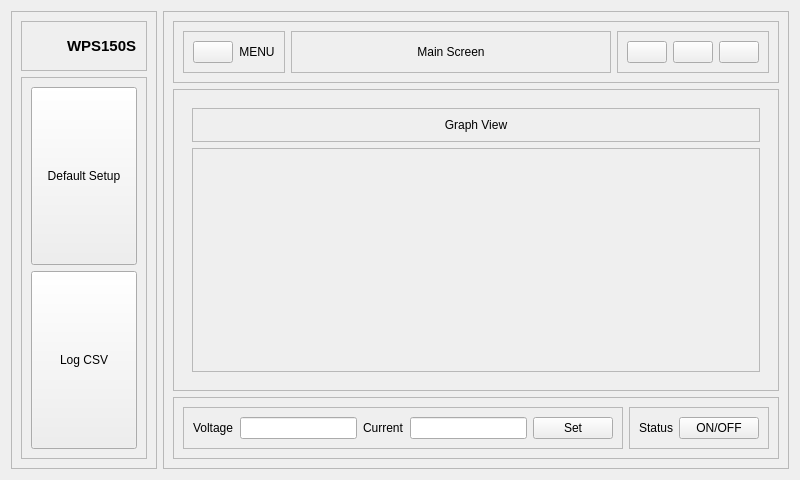
<?xml version="1.0" encoding="UTF-8"?>
<ui version="4.0">
 <class>MainApp</class>
 <widget class="QWidget" name="MainApp">
  <property name="geometry">
   <rect>
    <x>0</x>
    <y>0</y>
    <width>800</width>
    <height>480</height>
   </rect>
  </property>
  <property name="windowTitle">
   <string>Form</string>
  </property>
  <layout class="QHBoxLayout" name="horizontalLayout">
   <item>
    <widget class="QFrame" name="leftPanel">
     <property name="frameShape">
      <enum>QFrame::Shape::StyledPanel</enum>
     </property>
     <property name="frameShadow">
      <enum>QFrame::Shadow::Raised</enum>
     </property>
     <layout class="QVBoxLayout" name="verticalLayout">
      <item>
       <widget class="QFrame" name="appLogo">
        <property name="frameShape">
         <enum>QFrame::Shape::StyledPanel</enum>
        </property>
        <property name="frameShadow">
         <enum>QFrame::Shadow::Raised</enum>
        </property>
        <layout class="QHBoxLayout" name="horizontalLayout_2">
         <item>
          <widget class="QLabel" name="logo">
           <property name="minimumSize">
            <size>
             <width>30</width>
             <height>30</height>
            </size>
           </property>
           <property name="maximumSize">
            <size>
             <width>30</width>
             <height>30</height>
            </size>
           </property>
           <property name="text">
            <string/>
           </property>
           <property name="pixmap">
            <pixmap resource="resources.qrc">:/icons/solar-linear-icons/magic-stick-3.svg</pixmap>
           </property>
           <property name="scaledContents">
            <bool>true</bool>
           </property>
          </widget>
         </item>
         <item>
          <widget class="QLabel" name="appName">
           <property name="font">
            <font>
             <pointsize>11</pointsize>
             <bold>true</bold>
            </font>
           </property>
           <property name="text">
            <string>WPS150S</string>
           </property>
          </widget>
         </item>
        </layout>
       </widget>
      </item>
      <item>
       <widget class="QFrame" name="setUpPanel">
        <property name="sizePolicy">
         <sizepolicy hsizetype="Preferred" vsizetype="Expanding">
          <horstretch>0</horstretch>
          <verstretch>0</verstretch>
         </sizepolicy>
        </property>
        <property name="frameShape">
         <enum>QFrame::Shape::StyledPanel</enum>
        </property>
        <property name="frameShadow">
         <enum>QFrame::Shadow::Raised</enum>
        </property>
        <layout class="QVBoxLayout" name="verticalLayout_2">
         <item>
          <widget class="QPushButton" name="defaultSetup">
           <property name="sizePolicy">
            <sizepolicy hsizetype="Minimum" vsizetype="Expanding">
             <horstretch>0</horstretch>
             <verstretch>0</verstretch>
            </sizepolicy>
           </property>
           <property name="text">
            <string>Default Setup</string>
           </property>
           <property name="icon">
            <iconset resource="resources.qrc">
             <normaloff>:/icons/solar-linear-icons/restart.svg</normaloff>:/icons/solar-linear-icons/restart.svg</iconset>
           </property>
           <property name="iconSize">
            <size>
             <width>30</width>
             <height>30</height>
            </size>
           </property>
          </widget>
         </item>
         <item>
          <widget class="QPushButton" name="logCSV">
           <property name="sizePolicy">
            <sizepolicy hsizetype="Minimum" vsizetype="Expanding">
             <horstretch>0</horstretch>
             <verstretch>0</verstretch>
            </sizepolicy>
           </property>
           <property name="text">
            <string>Log CSV</string>
           </property>
           <property name="icon">
            <iconset resource="resources.qrc">
             <normaloff>:/icons/solar-linear-icons/folder-with-files.svg</normaloff>:/icons/solar-linear-icons/folder-with-files.svg</iconset>
           </property>
           <property name="iconSize">
            <size>
             <width>30</width>
             <height>30</height>
            </size>
           </property>
          </widget>
         </item>
        </layout>
       </widget>
      </item>
     </layout>
    </widget>
   </item>
   <item>
    <widget class="QFrame" name="rightPanel">
     <property name="frameShape">
      <enum>QFrame::Shape::StyledPanel</enum>
     </property>
     <property name="frameShadow">
      <enum>QFrame::Shadow::Raised</enum>
     </property>
     <layout class="QVBoxLayout" name="verticalLayout_3">
      <item>
       <widget class="QFrame" name="optionPanel">
        <property name="frameShape">
         <enum>QFrame::Shape::StyledPanel</enum>
        </property>
        <property name="frameShadow">
         <enum>QFrame::Shadow::Raised</enum>
        </property>
        <layout class="QHBoxLayout" name="horizontalLayout_3">
         <item>
          <widget class="QFrame" name="menuPanel">
           <property name="sizePolicy">
            <sizepolicy hsizetype="Minimum" vsizetype="Minimum">
             <horstretch>0</horstretch>
             <verstretch>0</verstretch>
            </sizepolicy>
           </property>
           <property name="frameShape">
            <enum>QFrame::Shape::StyledPanel</enum>
           </property>
           <property name="frameShadow">
            <enum>QFrame::Shadow::Raised</enum>
           </property>
           <layout class="QHBoxLayout" name="horizontalLayout_13">
            <item alignment="Qt::AlignmentFlag::AlignLeft">
             <widget class="QPushButton" name="menuButton">
              <property name="text">
               <string/>
              </property>
              <property name="icon">
               <iconset resource="resources.qrc">
                <normaloff>:/icons/solar-linear-icons/menu-dots-circle.svg</normaloff>:/icons/solar-linear-icons/menu-dots-circle.svg</iconset>
              </property>
             </widget>
            </item>
            <item>
             <widget class="QLabel" name="menuLabel">
              <property name="text">
               <string>MENU</string>
              </property>
              <property name="alignment">
               <set>Qt::AlignmentFlag::AlignCenter</set>
              </property>
             </widget>
            </item>
           </layout>
          </widget>
         </item>
         <item>
          <widget class="QFrame" name="mainScreen">
           <property name="sizePolicy">
            <sizepolicy hsizetype="Expanding" vsizetype="Preferred">
             <horstretch>0</horstretch>
             <verstretch>0</verstretch>
            </sizepolicy>
           </property>
           <property name="frameShape">
            <enum>QFrame::Shape::StyledPanel</enum>
           </property>
           <property name="frameShadow">
            <enum>QFrame::Shadow::Raised</enum>
           </property>
           <layout class="QVBoxLayout" name="verticalLayout_15">
            <item>
             <widget class="QLabel" name="display">
              <property name="text">
               <string>Main Screen</string>
              </property>
              <property name="alignment">
               <set>Qt::AlignmentFlag::AlignCenter</set>
              </property>
             </widget>
            </item>
           </layout>
          </widget>
         </item>
         <item>
          <widget class="QFrame" name="appInterface">
           <property name="frameShape">
            <enum>QFrame::Shape::StyledPanel</enum>
           </property>
           <property name="frameShadow">
            <enum>QFrame::Shadow::Raised</enum>
           </property>
           <layout class="QHBoxLayout" name="horizontalLayout_12">
            <item>
             <widget class="QPushButton" name="minimize">
              <property name="text">
               <string/>
              </property>
              <property name="icon">
               <iconset resource="resources.qrc">
                <normaloff>:/icons/solar-linear-icons/minus-circle.svg</normaloff>:/icons/solar-linear-icons/minus-circle.svg</iconset>
              </property>
             </widget>
            </item>
            <item>
             <widget class="QPushButton" name="maximize">
              <property name="text">
               <string/>
              </property>
              <property name="icon">
               <iconset resource="resources.qrc">
                <normaloff>:/icons/solar-linear-icons/circle-top-up.svg</normaloff>:/icons/solar-linear-icons/circle-top-up.svg</iconset>
              </property>
             </widget>
            </item>
            <item>
             <widget class="QPushButton" name="quit">
              <property name="text">
               <string/>
              </property>
              <property name="icon">
               <iconset resource="resources.qrc">
                <normaloff>:/icons/solar-linear-icons/exit.svg</normaloff>:/icons/solar-linear-icons/exit.svg</iconset>
              </property>
             </widget>
            </item>
           </layout>
          </widget>
         </item>
        </layout>
       </widget>
      </item>
      <item>
       <widget class="QFrame" name="mainFrame">
        <property name="frameShape">
         <enum>QFrame::Shape::StyledPanel</enum>
        </property>
        <property name="frameShadow">
         <enum>QFrame::Shadow::Raised</enum>
        </property>
        <layout class="QVBoxLayout" name="verticalLayout_4">
         <item>
          <widget class="QStackedWidget" name="stackedWidget">
           <property name="currentIndex">
            <number>1</number>
           </property>
           <widget class="QWidget" name="basicView">
            <layout class="QVBoxLayout" name="verticalLayout_5">
             <item alignment="Qt::AlignmentFlag::AlignTop">
              <widget class="QFrame" name="header">
               <property name="frameShape">
                <enum>QFrame::Shape::StyledPanel</enum>
               </property>
               <property name="frameShadow">
                <enum>QFrame::Shadow::Raised</enum>
               </property>
               <layout class="QVBoxLayout" name="verticalLayout_6">
                <item alignment="Qt::AlignmentFlag::AlignTop">
                 <widget class="QLabel" name="basicViewLabel">
                  <property name="text">
                   <string>Basic View</string>
                  </property>
                  <property name="alignment">
                   <set>Qt::AlignmentFlag::AlignCenter</set>
                  </property>
                 </widget>
                </item>
               </layout>
              </widget>
             </item>
             <item>
              <widget class="QFrame" name="displayInfor">
               <property name="sizePolicy">
                <sizepolicy hsizetype="Preferred" vsizetype="Expanding">
                 <horstretch>0</horstretch>
                 <verstretch>0</verstretch>
                </sizepolicy>
               </property>
               <property name="frameShape">
                <enum>QFrame::Shape::StyledPanel</enum>
               </property>
               <property name="frameShadow">
                <enum>QFrame::Shadow::Raised</enum>
               </property>
               <layout class="QHBoxLayout" name="horizontalLayout_6">
                <item>
                 <widget class="QFrame" name="setupInfor">
                  <property name="frameShape">
                   <enum>QFrame::Shape::StyledPanel</enum>
                  </property>
                  <property name="frameShadow">
                   <enum>QFrame::Shadow::Raised</enum>
                  </property>
                  <layout class="QVBoxLayout" name="verticalLayout_9">
                   <item>
                    <widget class="QFrame" name="frame_16">
                     <property name="frameShape">
                      <enum>QFrame::Shape::StyledPanel</enum>
                     </property>
                     <property name="frameShadow">
                      <enum>QFrame::Shadow::Raised</enum>
                     </property>
                     <layout class="QVBoxLayout" name="verticalLayout_11">
                      <item alignment="Qt::AlignmentFlag::AlignTop">
                       <widget class="QLabel" name="label_7">
                        <property name="text">
                         <string>Setup</string>
                        </property>
                        <property name="alignment">
                         <set>Qt::AlignmentFlag::AlignCenter</set>
                        </property>
                       </widget>
                      </item>
                     </layout>
                    </widget>
                   </item>
                   <item>
                    <widget class="QFrame" name="frame_17">
                     <property name="sizePolicy">
                      <sizepolicy hsizetype="Preferred" vsizetype="Expanding">
                       <horstretch>0</horstretch>
                       <verstretch>0</verstretch>
                      </sizepolicy>
                     </property>
                     <property name="frameShape">
                      <enum>QFrame::Shape::StyledPanel</enum>
                     </property>
                     <property name="frameShadow">
                      <enum>QFrame::Shadow::Raised</enum>
                     </property>
                     <layout class="QVBoxLayout" name="verticalLayout_13">
                      <item>
                       <widget class="QFrame" name="frame_20">
                        <property name="frameShape">
                         <enum>QFrame::Shape::StyledPanel</enum>
                        </property>
                        <property name="frameShadow">
                         <enum>QFrame::Shadow::Raised</enum>
                        </property>
                        <layout class="QHBoxLayout" name="horizontalLayout_8">
                         <item alignment="Qt::AlignmentFlag::AlignLeft">
                          <widget class="QLabel" name="label_10">
                           <property name="text">
                            <string>Voltage</string>
                           </property>
                          </widget>
                         </item>
                         <item>
                          <widget class="QLCDNumber" name="setupVoltageDisplay">
                           <property name="sizePolicy">
                            <sizepolicy hsizetype="Expanding" vsizetype="Minimum">
                             <horstretch>0</horstretch>
                             <verstretch>0</verstretch>
                            </sizepolicy>
                           </property>
                           <property name="smallDecimalPoint">
                            <bool>false</bool>
                           </property>
                           <property name="digitCount">
                            <number>5</number>
                           </property>
                          </widget>
                         </item>
                        </layout>
                       </widget>
                      </item>
                      <item>
                       <widget class="QFrame" name="frame_21">
                        <property name="frameShape">
                         <enum>QFrame::Shape::StyledPanel</enum>
                        </property>
                        <property name="frameShadow">
                         <enum>QFrame::Shadow::Raised</enum>
                        </property>
                        <layout class="QHBoxLayout" name="horizontalLayout_9">
                         <item alignment="Qt::AlignmentFlag::AlignLeft">
                          <widget class="QLabel" name="label_11">
                           <property name="text">
                            <string>Curent</string>
                           </property>
                          </widget>
                         </item>
                         <item>
                          <widget class="QLCDNumber" name="setupCurrentDisplay">
                           <property name="sizePolicy">
                            <sizepolicy hsizetype="Expanding" vsizetype="Minimum">
                             <horstretch>0</horstretch>
                             <verstretch>0</verstretch>
                            </sizepolicy>
                           </property>
                          </widget>
                         </item>
                        </layout>
                       </widget>
                      </item>
                     </layout>
                    </widget>
                   </item>
                  </layout>
                 </widget>
                </item>
                <item>
                 <widget class="QFrame" name="outputInfor">
                  <property name="frameShape">
                   <enum>QFrame::Shape::StyledPanel</enum>
                  </property>
                  <property name="frameShadow">
                   <enum>QFrame::Shadow::Raised</enum>
                  </property>
                  <layout class="QVBoxLayout" name="verticalLayout_10">
                   <item>
                    <widget class="QFrame" name="frame_18">
                     <property name="frameShape">
                      <enum>QFrame::Shape::StyledPanel</enum>
                     </property>
                     <property name="frameShadow">
                      <enum>QFrame::Shadow::Raised</enum>
                     </property>
                     <layout class="QVBoxLayout" name="verticalLayout_12">
                      <item alignment="Qt::AlignmentFlag::AlignTop">
                       <widget class="QLabel" name="label_8">
                        <property name="text">
                         <string>Output</string>
                        </property>
                        <property name="alignment">
                         <set>Qt::AlignmentFlag::AlignCenter</set>
                        </property>
                       </widget>
                      </item>
                     </layout>
                    </widget>
                   </item>
                   <item>
                    <widget class="QFrame" name="frame_19">
                     <property name="sizePolicy">
                      <sizepolicy hsizetype="Preferred" vsizetype="Expanding">
                       <horstretch>0</horstretch>
                       <verstretch>0</verstretch>
                      </sizepolicy>
                     </property>
                     <property name="frameShape">
                      <enum>QFrame::Shape::StyledPanel</enum>
                     </property>
                     <property name="frameShadow">
                      <enum>QFrame::Shadow::Raised</enum>
                     </property>
                     <layout class="QVBoxLayout" name="verticalLayout_14">
                      <item>
                       <widget class="QFrame" name="frame_22">
                        <property name="frameShape">
                         <enum>QFrame::Shape::StyledPanel</enum>
                        </property>
                        <property name="frameShadow">
                         <enum>QFrame::Shadow::Raised</enum>
                        </property>
                        <layout class="QHBoxLayout" name="horizontalLayout_11">
                         <item alignment="Qt::AlignmentFlag::AlignLeft">
                          <widget class="QLabel" name="label_12">
                           <property name="text">
                            <string>Voltage</string>
                           </property>
                          </widget>
                         </item>
                         <item>
                          <widget class="QLCDNumber" name="outputVoltageDisplay">
                           <property name="sizePolicy">
                            <sizepolicy hsizetype="Expanding" vsizetype="Minimum">
                             <horstretch>0</horstretch>
                             <verstretch>0</verstretch>
                            </sizepolicy>
                           </property>
                          </widget>
                         </item>
                        </layout>
                       </widget>
                      </item>
                      <item>
                       <widget class="QFrame" name="frame_23">
                        <property name="frameShape">
                         <enum>QFrame::Shape::StyledPanel</enum>
                        </property>
                        <property name="frameShadow">
                         <enum>QFrame::Shadow::Raised</enum>
                        </property>
                        <layout class="QHBoxLayout" name="horizontalLayout_10">
                         <item alignment="Qt::AlignmentFlag::AlignLeft">
                          <widget class="QLabel" name="label_13">
                           <property name="text">
                            <string>Curent</string>
                           </property>
                          </widget>
                         </item>
                         <item>
                          <widget class="QLCDNumber" name="outputCurrentDisplay">
                           <property name="sizePolicy">
                            <sizepolicy hsizetype="Expanding" vsizetype="Minimum">
                             <horstretch>0</horstretch>
                             <verstretch>0</verstretch>
                            </sizepolicy>
                           </property>
                          </widget>
                         </item>
                        </layout>
                       </widget>
                      </item>
                     </layout>
                    </widget>
                   </item>
                  </layout>
                 </widget>
                </item>
               </layout>
              </widget>
             </item>
            </layout>
           </widget>
           <widget class="QWidget" name="page_2">
            <layout class="QVBoxLayout" name="verticalLayout_7">
             <item>
              <widget class="QFrame" name="frame_12">
               <property name="frameShape">
                <enum>QFrame::Shape::StyledPanel</enum>
               </property>
               <property name="frameShadow">
                <enum>QFrame::Shadow::Raised</enum>
               </property>
               <layout class="QVBoxLayout" name="verticalLayout_8">
                <item alignment="Qt::AlignmentFlag::AlignTop">
                 <widget class="QLabel" name="label_6">
                  <property name="text">
                   <string>Graph View</string>
                  </property>
                  <property name="alignment">
                   <set>Qt::AlignmentFlag::AlignCenter</set>
                  </property>
                 </widget>
                </item>
               </layout>
              </widget>
             </item>
             <item>
              <widget class="QFrame" name="frame_13">
               <property name="sizePolicy">
                <sizepolicy hsizetype="Preferred" vsizetype="Expanding">
                 <horstretch>0</horstretch>
                 <verstretch>0</verstretch>
                </sizepolicy>
               </property>
               <property name="frameShape">
                <enum>QFrame::Shape::StyledPanel</enum>
               </property>
               <property name="frameShadow">
                <enum>QFrame::Shadow::Raised</enum>
               </property>
              </widget>
             </item>
            </layout>
           </widget>
          </widget>
         </item>
        </layout>
       </widget>
      </item>
      <item>
       <widget class="QFrame" name="basicSetup">
        <property name="frameShape">
         <enum>QFrame::Shape::StyledPanel</enum>
        </property>
        <property name="frameShadow">
         <enum>QFrame::Shadow::Raised</enum>
        </property>
        <layout class="QHBoxLayout" name="horizontalLayout_4">
         <item>
          <widget class="QFrame" name="setup">
           <property name="frameShape">
            <enum>QFrame::Shape::StyledPanel</enum>
           </property>
           <property name="frameShadow">
            <enum>QFrame::Shadow::Raised</enum>
           </property>
           <layout class="QHBoxLayout" name="horizontalLayout_5">
            <item>
             <widget class="QLabel" name="setupVoltageLabel">
              <property name="text">
               <string>Voltage</string>
              </property>
             </widget>
            </item>
            <item>
             <widget class="QLineEdit" name="setupVoltageInput"/>
            </item>
            <item>
             <widget class="QLabel" name="setupCurrentLabel">
              <property name="text">
               <string>Current</string>
              </property>
             </widget>
            </item>
            <item>
             <widget class="QLineEdit" name="setupCurrentInput"/>
            </item>
            <item>
             <widget class="QPushButton" name="setupButton">
              <property name="text">
               <string>Set</string>
              </property>
             </widget>
            </item>
           </layout>
          </widget>
         </item>
         <item>
          <widget class="QFrame" name="outPutControl">
           <property name="frameShape">
            <enum>QFrame::Shape::StyledPanel</enum>
           </property>
           <property name="frameShadow">
            <enum>QFrame::Shadow::Raised</enum>
           </property>
           <layout class="QHBoxLayout" name="horizontalLayout_7">
            <item>
             <widget class="QLabel" name="outPutStatus">
              <property name="text">
               <string>Status</string>
              </property>
             </widget>
            </item>
            <item>
             <widget class="QPushButton" name="outPutButton">
              <property name="text">
               <string>ON/OFF</string>
              </property>
             </widget>
            </item>
           </layout>
          </widget>
         </item>
        </layout>
       </widget>
      </item>
     </layout>
    </widget>
   </item>
  </layout>
 </widget>
 <resources>
  <include location="resources.qrc"/>
 </resources>
 <connections/>
</ui>
